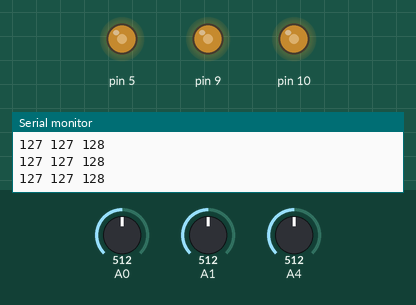
A sketch run on a simulated Arduino Leonardo, built with avr-gcc and run on an emulated ATmega32U4. Parts: output pins drawn as LEDs (lit = HIGH), the last lines printed to the serial monitor. The test bench sets the inputs (shaded band); at power-on: A0 = 512, A1 = 512, A4 = 512.

Above: at 1.2 s.
1.3 s: A0 set to 716
At 2.4 s:
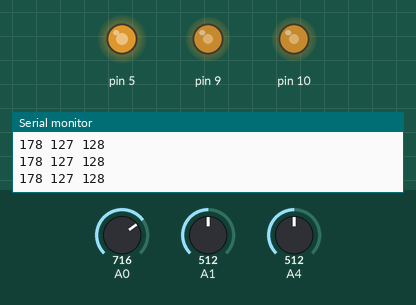
2.8 s: A1 set to 716
At 3.4 s:
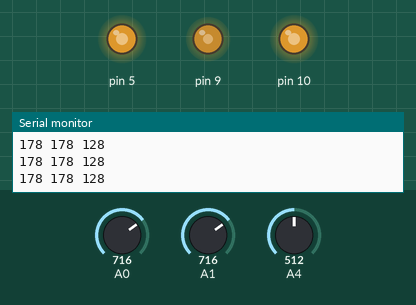
4.3 s: A4 set to 716
At 5.5 s:
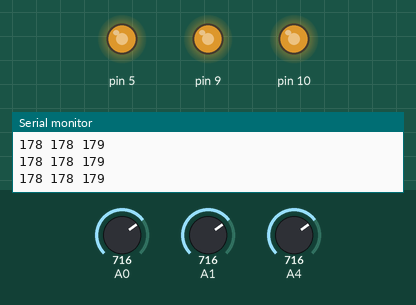
5.8 s: A0 set to 900
At 6.7 s:
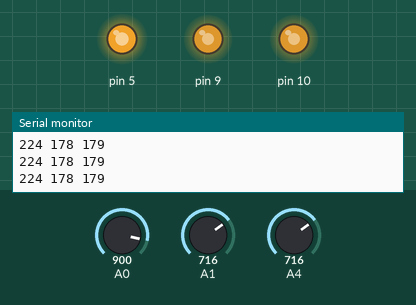
7.3 s: A1 set to 900
At 8.2 s:
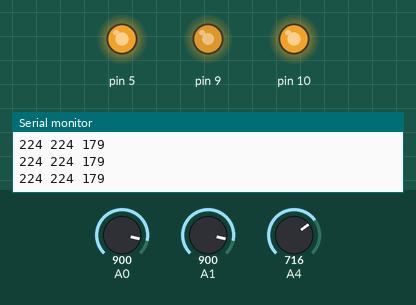
8.8 s: A4 set to 900
At 9.2 s:
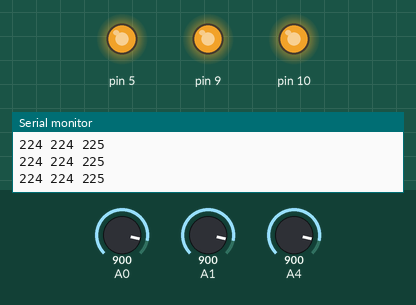
Timing chart, 0 to 11.3 s (numbered marks = the images above; inputs shaded):
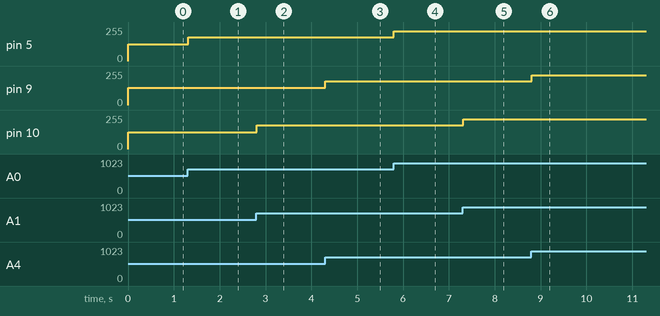

The sketch:

EsploraLedShow.ino
```cpp
/*
  Esplora LED Show

  Makes the RGB LED bright and glow as the joystick or the
  slider are moved.

  Created on 22 november 2012
  By Enrico Gueli <enrico.gueli@gmail.com>
  Modified 24 Nov 2012
  by Tom Igoe
*/
#include <Esplora.h>

void setup() {
  // initialize the serial communication:
  Serial.begin(9600);
}

void loop() {
  // read the sensors into variables:
  int xAxis = Esplora.readJoystickX();
  int yAxis = Esplora.readJoystickY();
  int slider = Esplora.readSlider();

  // convert the sensor readings to light levels:
  byte red   = map(xAxis, -512, 512, 0, 255);
  byte green = map(yAxis, -512, 512, 0, 255);
  byte blue  = slider/4;

  // print the light levels:
  Serial.print(red);
  Serial.print(' ');
  Serial.print(green);
  Serial.print(' ');
  Serial.println(blue);

  // write the light levels to the LED.
  Esplora.writeRGB(red, green, blue);

  // add a delay to keep the LED from flickering:
  delay(10);
}
```

Measured:
- after the input at 1.3 s, pin 5: 127/255 → 178/255 at once
- after the input at 2.8 s, pin 10: 127/255 → 178/255 at once
- after the input at 4.3 s, pin 9: 128/255 → 179/255 at once
- after the input at 5.8 s, pin 5: 178/255 → 224/255 at once
- after the input at 7.3 s, pin 10: 178/255 → 224/255 at once
- after the input at 8.8 s, pin 9: 179/255 → 225/255 at once
